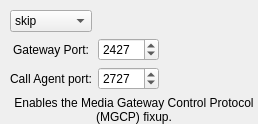
         <widget class="QWidget" name="label648">
          <attribute name="title">
           <string>mgcp</string>
          </attribute>
          <layout class="QGridLayout">
           <property name="leftMargin">
            <number>10</number>
           </property>
           <property name="topMargin">
            <number>10</number>
           </property>
           <property name="rightMargin">
            <number>0</number>
           </property>
           <property name="bottomMargin">
            <number>0</number>
           </property>
           <item row="3" column="0" colspan="3">
            <widget class="QLabel" name="label686">
             <property name="text">
              <string>Enables the Media Gateway Control Protocol (MGCP) fixup.</string>
             </property>
             <property name="alignment">
              <set>Qt::AlignmentFlag::AlignCenter</set>
             </property>
             <property name="wordWrap">
              <bool>true</bool>
             </property>
            </widget>
           </item>
           <item row="1" column="0">
            <widget class="QLabel" name="label685">
             <property name="text">
              <string>Gateway Port:</string>
             </property>
             <property name="alignment">
              <set>Qt::AlignmentFlag::AlignCenter</set>
             </property>
             <property name="wordWrap">
              <bool>false</bool>
             </property>
             <property name="buddy">
              <cstring>pix_ctiqbe_port</cstring>
             </property>
            </widget>
           </item>
           <item row="2" column="0">
            <widget class="QLabel" name="label688">
             <property name="text">
              <string>Call Agent port:</string>
             </property>
             <property name="alignment">
              <set>Qt::AlignmentFlag::AlignCenter</set>
             </property>
             <property name="wordWrap">
              <bool>false</bool>
             </property>
            </widget>
           </item>
           <item row="1" column="1">
            <widget class="QSpinBox" name="pix_mgcp_gateway_port">
             <property name="minimum">
              <number>1</number>
             </property>
             <property name="maximum">
              <number>65535</number>
             </property>
             <property name="value">
              <number>2427</number>
             </property>
            </widget>
           </item>
           <item row="2" column="1">
            <widget class="QSpinBox" name="pix_mgcp_call_agent_port">
             <property name="minimum">
              <number>1</number>
             </property>
             <property name="maximum">
              <number>65535</number>
             </property>
             <property name="value">
              <number>2727</number>
             </property>
            </widget>
           </item>
           <item row="0" column="0">
            <widget class="QComboBox" name="pix_mgcp_switch">
             <item>
              <property name="text">
               <string>skip</string>
              </property>
             </item>
             <item>
              <property name="text">
               <string>enable</string>
              </property>
             </item>
             <item>
              <property name="text">
               <string>disable</string>
              </property>
             </item>
            </widget>
           </item>
           <item row="1" column="2">
            <spacer>
             <property name="orientation">
              <enum>Qt::Orientation::Horizontal</enum>
             </property>
             <property name="sizeType">
              <enum>QSizePolicy::Policy::Expanding</enum>
             </property>
             <property name="sizeHint" stdset="0">
              <size>
               <width>40</width>
               <height>20</height>
              </size>
             </property>
            </spacer>
           </item>
           <item row="0" column="1" colspan="2">
            <spacer>
             <property name="orientation">
              <enum>Qt::Orientation::Horizontal</enum>
             </property>
             <property name="sizeType">
              <enum>QSizePolicy::Policy::Expanding</enum>
             </property>
             <property name="sizeHint" stdset="0">
              <size>
               <width>160</width>
               <height>20</height>
              </size>
             </property>
            </spacer>
           </item>
          </layout>
         </widget>
